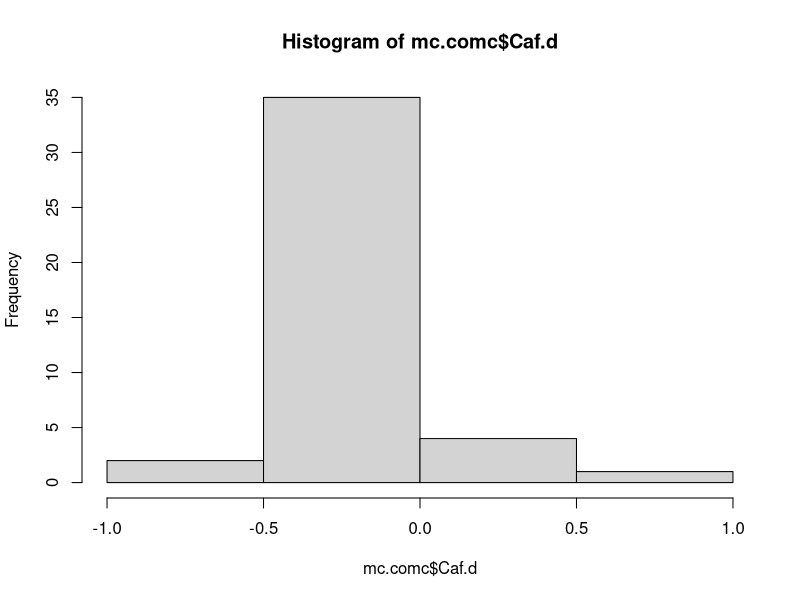
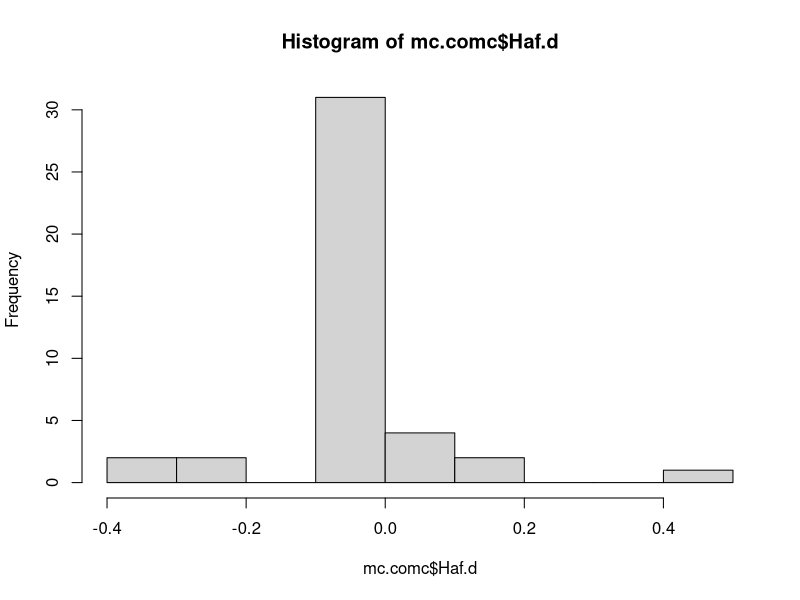

Reproduce these figures in R, in order. (Note: this script raises an error after producing the figures.)
#2-Nov-2019
#EAP
#Matched control and Carry over matched control analysis

#load and process data
mc.comc = read.table(file = "MC-COMC.csv", header = T, sep = ",")
str(mc.comc)

#total matched control seconds
mc.comc$total.mc = mc.comc$CAfMC + mc.comc$HAfMC + mc.comc$NASMC + mc.comc$OtherMC + mc.comc$AbMC + mc.comc$TrMC + mc.comc$InMC

#total carry over matched control seconds
mc.comc$total.comc = mc.comc$CafCOMC + mc.comc$HafCOMC + mc.comc$NASCOMC + mc.comc$OtherCOMC + mc.comc$AbCOMC + mc.comc$TrCOMC + mc.comc$InCOMC

#calculate proportions matched control
mc.comc$CAfMC.p = mc.comc$CAfMC/mc.comc$total.mc
mc.comc$HAfMC.p = mc.comc$HAfMC/mc.comc$total.mc
mc.comc$NASMC.p = mc.comc$NASMC/mc.comc$total.mc
mc.comc$OtherMC.p = mc.comc$OtherMC/mc.comc$total.mc
mc.comc$AbMC.p = mc.comc$AbMC/mc.comc$total.mc
mc.comc$TrMC.p = mc.comc$TrMC/mc.comc$total.mc
mc.comc$InMC.p = mc.comc$InMC/mc.comc$total.mc

#calculate proportions carry over matched control
mc.comc$CafCOMC.p = mc.comc$CafCOMC/mc.comc$total.comc
mc.comc$HafCOMC.p = mc.comc$HafCOMC/mc.comc$total.comc
mc.comc$NASCOMC.p = mc.comc$NASCOMC/mc.comc$total.comc
mc.comc$OtherCOMC.p = mc.comc$OtherCOMC/mc.comc$total.comc
mc.comc$AbCOMC.p = mc.comc$AbCOMC/mc.comc$total.comc
mc.comc$TrCOMC.p = mc.comc$TrCOMC/mc.comc$total.comc
mc.comc$InCOMC.p = mc.comc$InCOMC/mc.comc$total.comc

#calculate difference of matched control and carry over matched control
mc.comc$Caf.d = mc.comc$CAfMC.p - mc.comc$CafCOMC.p
mc.comc$Haf.d = mc.comc$HAfMC.p - mc.comc$HafCOMC.p
mc.comc$NAS.d = mc.comc$NASMC.p - mc.comc$NASCOMC.p
mc.comc$Other.d = mc.comc$OtherMC.p - mc.comc$OtherCOMC.p
mc.comc$Ab.d = mc.comc$AbMC.p - mc.comc$AbCOMC.p
mc.comc$Tr.d = mc.comc$TrMC.p - mc.comc$TrCOMC.p
mc.comc$In.d = mc.comc$InMC.p - mc.comc$InCOMC.p

#graphs
hist(mc.comc$Caf.d)
hist(mc.comc$Haf.d)
hist(mc.comc$NASMC.d)
hist(mc.comc$Other.d)
hist(mc.comc$Ab.d)
hist(mc.comc$Tr.d)
hist(mc.comc$In.d)


#condense dependent variables
y <- cbind(mc.comc$Caf.d, mc.comc$Haf.d, mc.comc$NAS.d, mc.comc$Other.d, mc.comc$Ab.d, mc.comc$Tr.d, mc.comc$In.d)#combines dependent variables

#run manova
manova(y ~ Condition * Life + Chimp, data=mc.comc, na.action=na.omit)
M1 <- manova(y ~ Condition * Life + Chimp, data=mc.comc, na.action=na.omit)
summary(M1, tol=0)#tol=0 overrides error code, overall test summary
summary.aov(M1)


#response 6 = Travel is significant, paired t-test to analyze
t.test(co.comc$Tr.d ~ co.comc$Condition,  alternative = c("two.sided"), paired=F)
#chimpanzees travelled more in the carry over matched control after chimpanzee interaction


t.test(mc.comc$HAfMC.p, mc.comc$HafCOMC, paired=T) #p = .01726
t.test(mc.comc$CAfMC.p, mc.comc$CafCOMC.p, paired=T) #p = .0797
t.test(mc.comc$NASMC.p, mc.comc$NASCOMC.p, paired=T) #p = .5837
t.test(mc.comc$OtherMC.p, mc.comc$OtherCOMC.p, paired=T) #p = .4945
t.test(mc.comc$AbMC.p, mc.comc$AbCOMC.p, paired=T) #p = .901
t.test(mc.comc$TrMC.p, mc.comc$TrCOMC.p, paired=T) #p = .009589
t.test(mc.comc$InMC.p, mc.comc$InCOMC.p, paired=T) #p = .02706

#make graphics
x <- group_by(mc.comc, Condition) %>%  # Grouping function causes subsequent functions to aggregate intrx.mc by Condition
  summarize(cond.mean = mean(In.d, na.rm = TRUE), # na.rm = TRUE to remove missing values
            cond.sd=sd(In.d, na.rm = TRUE),  # na.rm = TRUE to remove missing values
            n = sum(!is.na(In.d)), # of observations, excluding NAs. 
            cond.se=cond.sd/sqrt(n))

ggplot(data=x, aes(x=Condition, y=cond.mean)) + #data is what you plot
  geom_bar(stat="identity", position=position_dodge(), color = "black") + 
  geom_errorbar(aes(ymin=cond.mean, ymax=cond.mean+cond.se), width=0.2, 
                position=position_dodge(0.9)) + 
  xlab("Interaction Type") +
  ylab(expression(Time~Difference~(Matched~Control-Carry~Over~Matched~Control))) +
  theme_bw() +
  theme(panel.grid.major=element_blank(),
        panel.grid.minor=element_blank(),
        axis.title.y=element_text(size=8),
        axis.title.x=element_text(size=8),
        axis.text.x=element_text(size=8))
